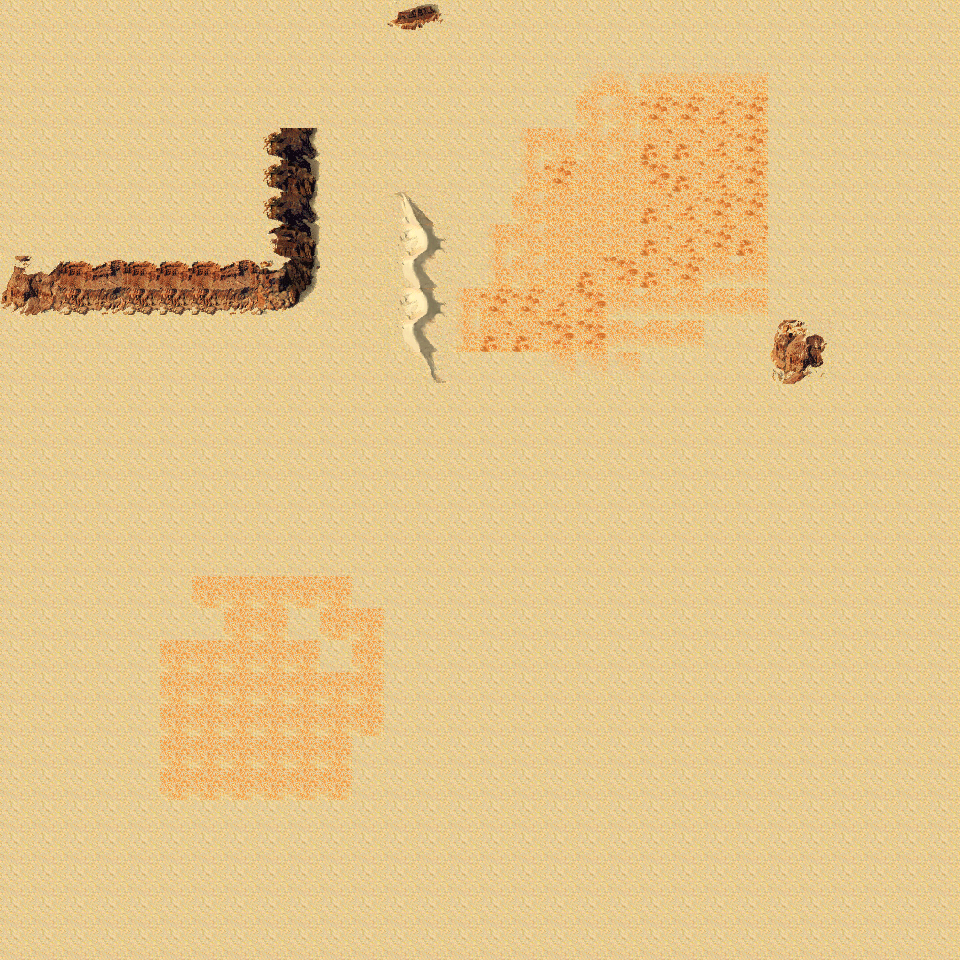

Below is a game level as drawn by its tile map, then a one-line description and the .tmx file that defines it, in full:
An orthogonal 30x30 tile map with 32x32 px tiles, 1 tile layer (ground) and 4 objects (player2, player1).

<map version="1.9" tiledversion="1.9.2" orientation="orthogonal" renderorder="right-down" width="30" height="30" tilewidth="32" tileheight="32" infinite="0" nextlayerid="5" nextobjectid="6">
 <editorsettings>
  <export target="map3_dune2000.js" format="js" />
 </editorsettings>
 <tileset firstgid="1" name="dune2000" tilewidth="32" tileheight="32" tilecount="800" columns="20">
  <image source="dune2000.png" width="640" height="1280" />
 </tileset>
 <layer id="1" name="ground" width="30" height="30">
  <data encoding="csv">
50,50,50,50,50,50,50,50,50,50,50,50,7,8,50,50,50,50,50,50,50,50,50,50,50,50,50,50,50,50,
50,50,50,50,50,50,50,50,50,50,50,50,50,50,50,50,50,50,50,50,50,50,50,50,50,50,50,50,50,50,
50,50,50,50,50,50,50,50,50,50,50,50,50,50,50,50,50,50,761,762,780,780,780,780,50,50,50,50,50,50,
50,50,50,50,50,50,50,50,50,50,50,50,50,50,50,50,50,50,781,782,302,302,301,302,50,50,50,50,50,50,
50,50,50,50,50,50,50,50,169,170,50,50,50,50,50,50,777,787,787,787,322,322,301,302,50,50,50,50,50,50,
50,50,50,50,50,50,50,50,169,190,50,50,50,50,50,50,797,302,749,749,321,322,301,302,50,50,50,50,50,50,
50,50,50,50,50,50,50,50,169,170,50,50,731,732,50,50,787,749,749,749,322,301,302,302,50,50,50,50,50,50,
50,50,50,50,50,50,50,50,189,190,50,50,709,710,50,777,787,749,749,749,322,301,302,322,50,50,50,50,50,50,
121,122,123,124,123,123,123,124,125,126,50,50,729,730,50,797,787,749,322,321,322,302,799,800,50,50,50,50,50,50,
141,142,143,144,143,143,143,144,145,146,50,50,709,710,777,302,302,301,321,799,800,800,800,800,50,50,50,50,50,50,
50,50,50,50,50,50,50,50,50,50,50,50,729,730,797,322,322,321,321,799,800,800,50,50,139,140,50,50,50,50,
50,50,50,50,50,50,50,50,50,50,50,50,50,748,50,50,50,763,763,763,50,50,50,50,159,160,50,50,50,50,
50,50,50,50,50,50,50,50,50,50,50,50,50,50,50,50,50,50,50,50,50,50,50,50,50,50,50,50,50,50,
50,50,50,50,50,50,50,50,50,50,50,50,50,50,50,50,50,50,50,50,50,50,50,50,50,50,50,50,50,50,
50,50,50,50,50,50,50,50,50,50,50,50,50,50,50,50,50,50,50,50,50,50,50,50,50,50,50,50,50,50,
50,50,50,50,50,50,50,50,50,50,50,50,50,50,50,50,50,50,50,50,50,50,50,50,50,50,50,50,50,50,
50,50,50,50,50,50,50,50,50,50,50,50,50,50,50,50,50,50,50,50,50,50,50,50,50,50,50,50,50,50,
50,50,50,50,50,50,50,50,50,50,50,50,50,50,50,50,50,50,50,50,50,50,50,50,50,50,50,50,50,50,
50,50,50,50,50,50,789,789,789,789,789,50,50,50,50,50,50,50,50,50,50,50,50,50,50,50,50,50,50,50,
50,50,50,50,50,50,50,789,789,50,789,789,50,50,50,50,50,50,50,50,50,50,50,50,50,50,50,50,50,50,
50,50,50,50,50,789,789,789,789,789,50,789,50,50,50,50,50,50,50,50,50,50,50,50,50,50,50,50,50,50,
50,50,50,50,50,789,789,789,789,789,789,789,50,50,50,50,50,50,50,50,50,50,50,50,50,50,50,50,50,50,
50,50,50,50,50,789,789,789,789,789,789,789,50,50,50,50,50,50,50,50,50,50,50,50,50,50,50,50,50,50,
50,50,50,50,50,789,789,789,789,789,789,50,50,50,50,50,50,50,50,50,50,50,50,50,50,50,50,50,50,50,
50,50,50,50,50,789,789,789,789,789,789,50,50,50,50,50,50,50,50,50,50,50,50,50,50,50,50,50,50,50,
50,50,50,50,50,50,50,50,50,50,50,50,50,50,50,50,50,50,50,50,50,50,50,50,50,50,50,50,50,50,
50,50,50,50,50,50,50,50,50,50,50,50,50,50,50,50,50,50,50,50,50,50,50,50,50,50,50,50,50,50,
50,50,50,50,50,50,50,50,50,50,50,50,50,50,50,50,50,50,50,50,50,50,50,50,50,50,50,50,50,50,
50,50,50,50,50,50,50,50,50,50,50,50,50,50,50,50,50,50,50,50,50,50,50,50,50,50,50,50,50,50,
50,50,50,50,50,50,50,50,50,50,50,50,50,50,50,50,50,50,50,50,50,50,50,50,50,50,50,50,50,50
</data>
 </layer>
 <objectgroup id="2" name="players_positions">
  <object id="3" name="player2" x="640" y="704" width="32" height="32" />
  <object id="1" name="player1" x="96" y="128" width="32" height="32" />
 </objectgroup>
 <objectgroup id="3" name="spice">
  <object id="4" x="160" y="576" width="224" height="224" />
  <object id="5" x="480" y="64" width="288" height="288" />
 </objectgroup>
</map>